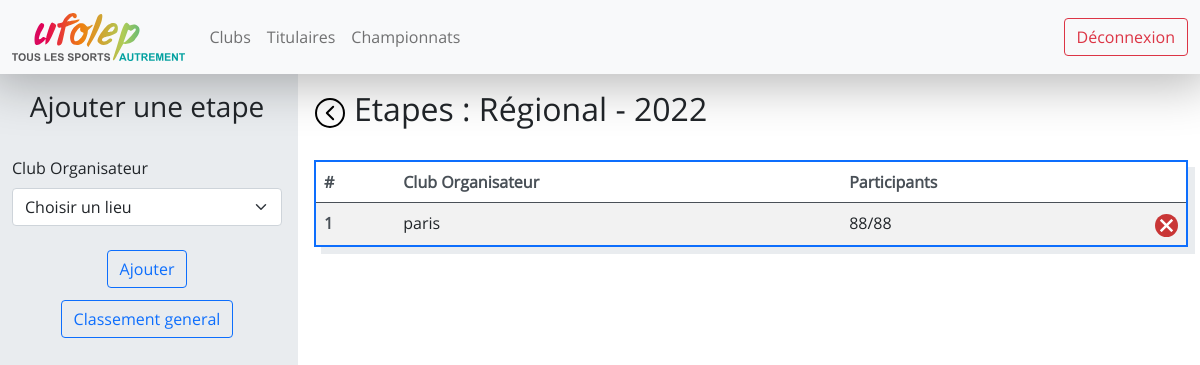
The page /championnat-12/etapes/ (signed in) on the database its author committed.
### website/models.py (models this page shows)
class Championnat_type(db.Model) :
    __tablename__ = "championnat_type"
    id = db.Column(db.Integer, primary_key=True)
    type = db.Column(db.String(50), nullable=False)
    nb_etapes_max = db.Column(db.Integer, nullable=False)
    championnats =  db.relationship('Championnat', backref='championnat_type', lazy=True)

class Championnat(db.Model) :
    __tablename__ = "championnat"
    id = db.Column(db.Integer, primary_key=True)
    championnat_type_id = db.Column(db.Integer, db.ForeignKey('championnat_type.id'), nullable=False)
    annee = db.Column(db.Integer, nullable=False)
    etapes = db.relationship('Etape', backref='championnat', lazy=True, cascade="all, delete")

class Club(db.Model) :
    __tablename__ = "club"
    id = db.Column(db.Integer, primary_key=True)
    ville = db.Column(db.String(100), unique=True, nullable=False)
    initiales = db.Column(db.String(5), unique=True, nullable=False)
    titulaires = db.relationship('Titulaire', backref='club', lazy=True)
    etapes = db.relationship('Etape', cascade="all, delete-orphan",backref='club', lazy=True)

### website/views.py (the view)
@views.route("/championnat-<championnat_id>/etapes/")
@login_required
def etapes(championnat_id) :
    championnat = Championnat.query.filter_by(id=championnat_id).first()
    if championnat is not None :
        championnat_type = Championnat_type.query.filter_by(id=championnat.championnat_type_id).first().type
        clubs = Club.query.all()
        etapes = get_etapes_dict(championnat)
        return render_template('etapes.html', championnat=championnat, championnat_type=championnat_type, clubs=clubs, etapes=etapes)
    return render_template('404.html'), 404

### app.py (called while the page is built)
@app.teardown_appcontext
def shutdown_session(exception=None):
    db.session.remove()

### website/__init__.py (called while the page is built)
def create_app() :
    app = Flask(__name__)
    app.config["SECRET_KEY"] = "ti=his is a test"
    app.config['SQLALCHEMY_DATABASE_URI'] = 'sqlite:///database.db'
    app.config['SQLALCHEMY_TRACK_MODIFICATIONS'] = True
    db.init_app(app)
    login_manager = LoginManager()
    login_manager.login_view = "auth.login"
    login_manager.init_app(app)
    from .models import User
    @login_manager.user_loader
    def load_user(user_id) :
        return User.query.get(int(user_id))
    from .views import views
    from .auth import auth
    app.register_blueprint(views, url_prefix="/")
    app.register_blueprint(auth, url_prefix="/")
    db.create_all(app=app)
    return app

### website/views.py (called while the page is built)
def get_etapes_dict(championnat) :
    etapes_list = championnat.etapes
    etapes = []
    for etape in etapes_list :
        etapes.append({
            'id': etape.id,
            'club': Club.query.filter_by(id=etape.lieu_id).first().ville,
            'participants': len(Participant_etape.query.filter_by(etape_id=etape.id).all()),
            'nb_titulaires': len(Titulaire.query.all())
        })
    return etapes

### website/templates/etapes.html (shortened to what this page needs)
{% extends "logged.html" %}
{% block logged_css %}
<link
    href="{{ url_for('static', filename='clubs.css') }}"
    rel="stylesheet"
>
{% endblock %}
{% block left_col %}
<form class="" method="post">
    <div class="title horizontal-flex mb-4">
        <h3>Ajouter une etape</h3>
    </div>
    <div class="mb-4">
        <label for="lieu" class="form-label">Club Organisateur</label>
        <select id="lieu" name="lieuId" class="form-select {% if lieu %}is-invalid{% endif %}">
            <option value="none" selected>Choisir un lieu</option>
        </select>
    </div>
    <div class="horizontal-flex">
        <button style="margin-bottom: 12px;" type="submit" class="btn btn-outline-primary">Ajouter</button>
    </div>
</form>
<form method="post" action="{{url_for('views.generer_pdf_classement_general',championnat_id=championnat.id)}}">
    <div class="horizontal-flex">
        <button type="submit" class="btn btn-outline-primary">Classement general</button>
    </div>
</form>
{% endblock %}
{% block right_col %}
<div class="title mb-4">
    <div class="center-flex me-2">
        <a href="{{ url_for('views.championnats') }}"><img class="back" src="{{ url_for('static', filename='back.svg') }}" alt="Retour"></a>
    </div>
    <h2>Etapes : {{ championnat_type }} - {{ championnat.annee }}</h2>
</div>
<table class="table table-striped table-hover">
    <thead>
        <tr>
            <th scope="col">#</th>
            <th scope="col">Club Organisateur</th>
            <th scope="col">Participants</th>
            <th>  </th>
        </tr>
    </thead>
    <tbody>
        {% for etape in etapes %}
        <tr>
            <th scope="row" onclick="window.location='{{ url_for('views.etape', championnat_id=championnat.id, etape_id=etape['id'])}}';">{{ loop.index }}</th>
            <td onclick="window.location='{{ url_for('views.etape', championnat_id=championnat.id, etape_id=etape['id'])}}';">{{ etape['club'] }}</td>
            <td onclick="window.location='{{ url_for('views.etape', championnat_id=championnat.id, etape_id=etape['id'])}}';">{{ etape['participants'] }}/{{ etape['nb_titulaires'] }}</td>
            <td class="img"><a href="#" onclick="delete_etape({{ etape['id'] }}, event)"><img src="{{ url_for('static', filename='delete.svg') }}" alt="Supprimer"></a></td>
        </tr>
        {% endfor %}
    </tbody>
</table>
{% endblock %}

### website/static/main.css (style rules this page uses)
* { padding: 0; margin: 0; }
html, body { font-family: open-sans; overflow: hidden; }
select { font-family: open-sans; }
.center-flex { display: flex; align-items: center; justify-content: center; }
.horizontal-flex { display: flex; justify-content: center; }
img.back { height: 2rem; }
.table { box-shadow: 7px 7px 0 0 var(--bs-gray-200); border: 2px solid var(--bs-blue) !important; }
.table th { color: var(--bs-gray-700); border-color: var(--bs-gray-400); }
.table td { border-color: var(--bs-gray-400); }

### website/static/clubs.css (style rules this page uses)
tr { cursor: pointer; }
.title { display: flex; }
td.img { width: 2.5rem; cursor: pointer; }
td.img img { max-height: 100%; //width: auto; height: auto; max-width: 100%; }

### rows shown on the page
Championnat_type: type "Régional"
Championnat: annee "2022"
Club: club "paris", participants "88", nb_titulaires "88"
